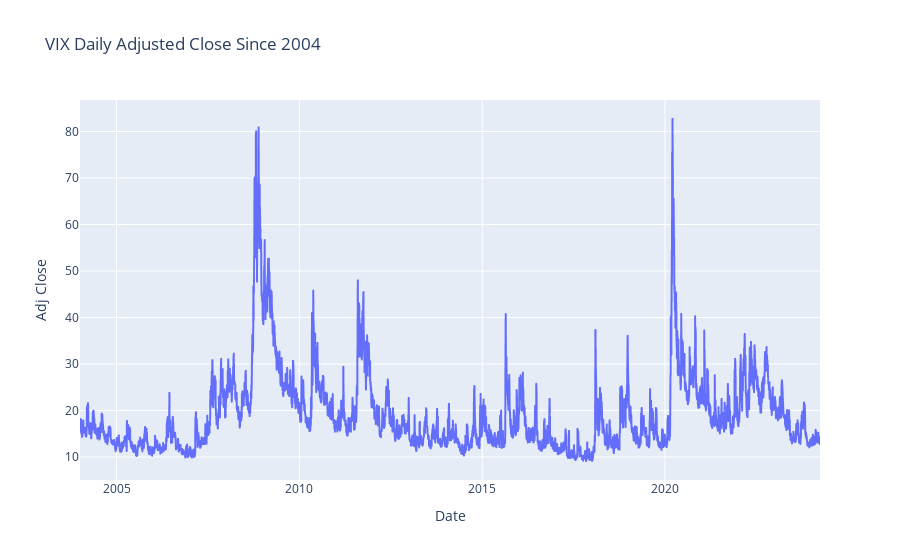

Notebook code cell kept with this figure:
### Markdown cell above
Plot a line chart of the `Adj Close` value of the VIX using your method of choice (e.g. `plotly` or `matplotlib`).

### Code cell
figure = px.line(
    vix_data,
    x=vix_data.index,
    y="Adj Close",
    title="VIX Daily Adjusted Close Since 2004",
)
figure.show()

### Figure 1 — Plotly figure (JSON) as saved in the notebook; plotly's stock layout.template omitted (floating-point values rounded to 4 significant figures; data arrays with more than 128 entries replaced by an {"elided": "..."} marker saying what was removed)
{"data": [{"hovertemplate": "Date=%{x}<br>Adj Close=%{y}<extra></extra>", "legendgroup": "", "line": {"color": "#636efa", "dash": "solid"}, "marker": {"symbol": "circle"}, "mode": "lines", "name": "", "showlegend": false, "type": "scattergl", "x": {"elided": "5094 str values"}, "xaxis": "x", "y": {"elided": "5094 float values"}, "yaxis": "y"}], "layout": {"legend": {"tracegroupgap": 0}, "title": {"text": "VIX Daily Adjusted Close Since 2004"}, "xaxis": {"anchor": "y", "domain": [0, 1], "title": {"text": "Date"}}, "yaxis": {"anchor": "x", "domain": [0, 1], "title": {"text": "Adj Close"}}}}
